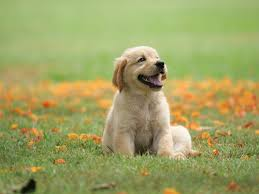
#> input picture Opencv/dog.jpeg, 259 x 194 px
$ python TB-1.py
#> lines starting #> are read from the running program, lines starting #| are printed output that depends on the picture; after the words box and inside, x2 and y2 are one past the last pixel; in counts of white or black regions, pixels touching at a corner belong together
import cv2

def callbackRGB(x):
    print("X:",x)

def callbackBW(x):
    pass


cv2.namedWindow("image")
cv2.createTrackbar("RGB","image",0,255,callbackRGB)
#> slider 'RGB' is set to 85
cv2.createTrackbar("RGB/BW","image",0,1,callbackBW)
#> slider 'RGB/BW' is set to 1
while 1:
    img = cv2.imread("dog.jpeg")
#> img is the input picture: shape (194, 259, 3); mean B, G, R 99.1, 161.6, 159.1
    pos = cv2.getTrackbarPos("RGB","image")
    switch = cv2.getTrackbarPos("RGB/BW","image")
    cv2.putText(img,str(pos),(50,100),cv2.FONT_HERSHEY_COMPLEX_SMALL,3,(0,0,255),1)
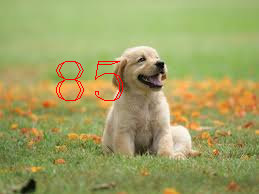
#> img: shape (194, 259, 3); 0.72% of pixels changed, all inside (x1, y1, x2, y2) = (56, 61, 123, 101)
    if switch == 1:
        img = cv2.cvtColor(img,cv2.COLOR_BGR2GRAY)
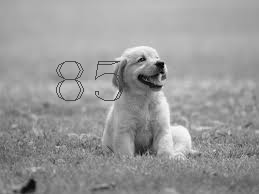
#> img: shape (194, 259); min 1, max 252, mean 153.1
    else:
        pass
    cv2.imshow("image",img)
    k = cv2.waitKey(1)
#> (key Esc is pressed here)
    if k == 27:
        break

cv2.destroyAllWindows()
